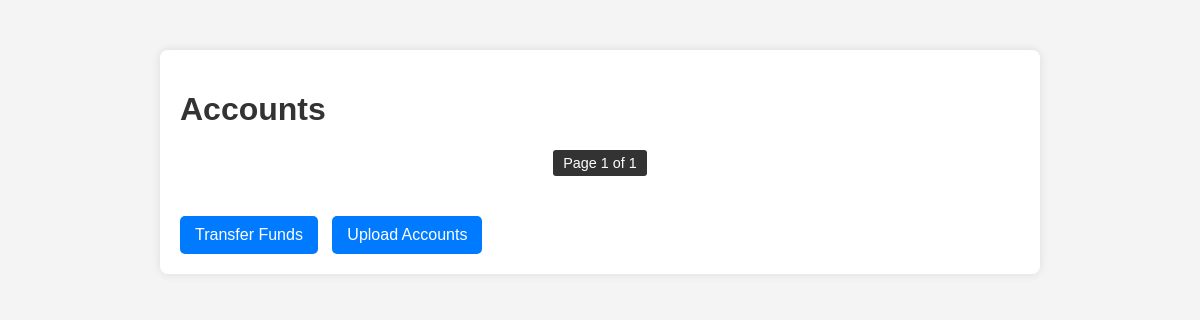
The page /accounts/ on the database as committed earlier.
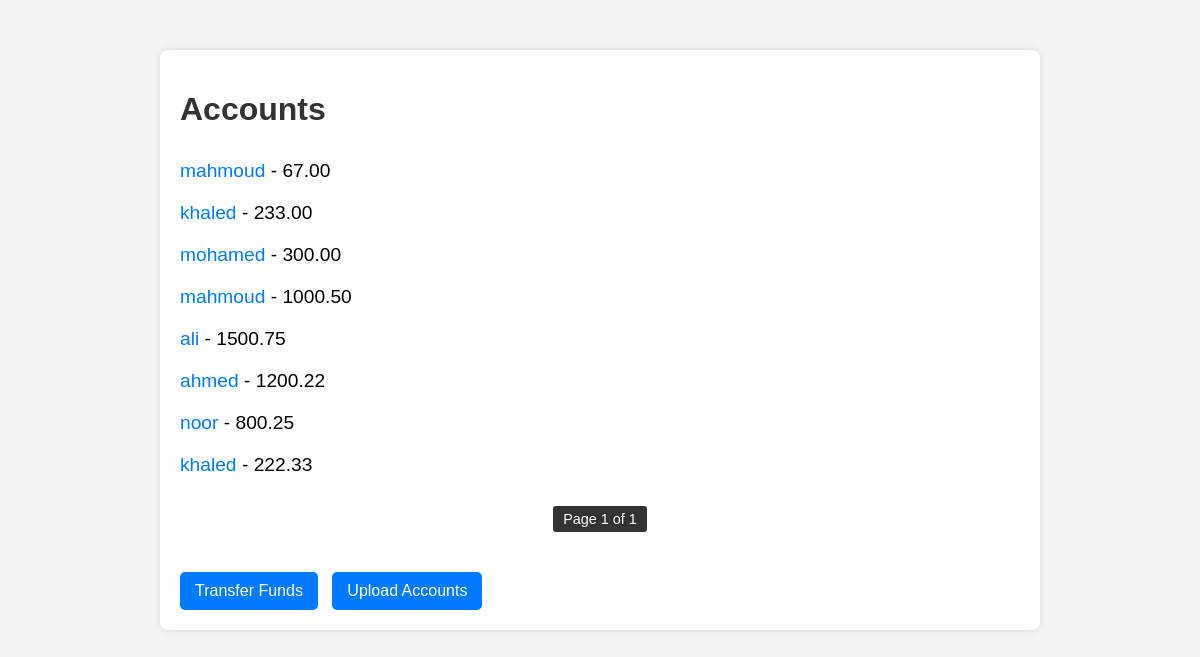
The same page on the database as committed later.
### accounts/models.py (models this page shows, shortened)
class Account(models.Model):
    name = models.CharField(max_length=255)
    balance = models.DecimalField(max_digits=10, decimal_places=2)

### accounts/views.py (the view)
# urls.py: path('', views.account_list, name='account_list'),
def account_list(request):
    account_list = Account.objects.all()
    paginator = Paginator(account_list, 10)
    page_number = request.GET.get('page')
    page_obj = paginator.get_page(page_number)
    return render(request, 'accounts/account_list.html', {'page_obj': page_obj})

### accounts/templates/accounts/account_list.html (shortened to what this page needs)
<!DOCTYPE html>
<html>
<head>
</head>
<body>
    <div class="container">
        <h1>Accounts</h1>
        <ul>
            {% for account in page_obj %}
                <li>
                    <a href="{% url 'account_detail' account.pk %}">{{ account.name }}</a> - {{ account.balance }}
                </li>
            {% endfor %}
        </ul>
        <div class="pagination">
            <span class="current">
                Page {{ page_obj.number }} of {{ page_obj.paginator.num_pages }}
            </span>
        </div>
        <div class="actions">
            <a href="{% url 'transfer_funds' %}">Transfer Funds</a>
            <a href="{% url 'upload_accounts' %}">Upload Accounts</a>
        </div>
    </div>
</body>
</html>

### accounts/templates/accounts/account_list.html (style rules this page uses)
body { font-family: Arial, sans-serif; background-color: #f4f4f4; margin: 0; padding: 0; }
.container { width: 70%; margin: 50px auto; padding: 20px; background-color: #fff; box-shadow: 0 0 10px rgba(0, 0, 0, 0.1); border-radius: 8px; }
h1 { color: #333; }
ul { list-style-type: none; padding: 0; }
li { padding: 10px 0; font-size: 1.2em; }
li a { text-decoration: none; color: #007BFF; }
.actions a { display: inline-block; margin: 20px 10px 0 0; padding: 10px 15px; background-color: #007BFF; color: #fff; text-decoration: none; border-radius: 5px; }
.pagination { display: flex; justify-content: center; list-style: none; padding: 0; margin: 20px 0; }
.pagination a, .pagination .current { display: block; padding: 5px 10px; background-color: #007BFF; color: #fff; text-decoration: none; border-radius: 3px; font-size: 0.9em; }
.pagination .current { background-color: #333; }

Rows that differ between the two databases and show on the page:
added Account: name "mahmoud", balance "67.00"
added Account: name "khaled", balance "233.00"
added Account: name "mohamed", balance "300.00"
added Account: name "mahmoud", balance "1000.50"
added Account: name "ali", balance "1500.75"
added Account: name "ahmed", balance "1200.22"
added Account: name "noor", balance "800.25"
added Account: name "khaled", balance "222.33"
